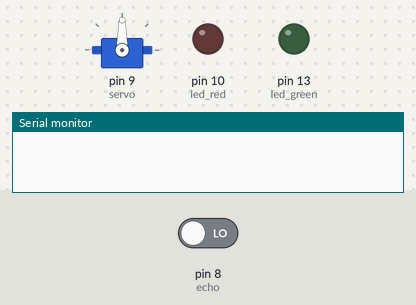
This sketch was run on a simulated Arduino Uno, built with avr-gcc and run on an emulated ATmega328P. Shown: servo, output pins drawn as LEDs (lit = HIGH), the last lines printed to the serial monitor. The inputs (shaded band) are chosen by the test bench; at power-on: pin 8 (echo) LOW. Pins used as bus, display or sensor lines are not drawn.

Above: at 0.1 s.
At 1.3 s:
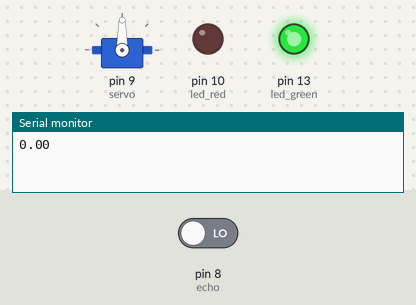
Timing chart, 0 to 2.8 s (numbered marks = the images above):
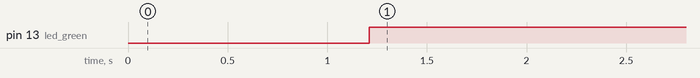

Measured:
- by itself, pin 13 (led_green): LOW → HIGH at 1.2 s

The sketch:

UltrasonicoFernando.ino
```cpp
#include <Servo.h>

Servo servo;

#define trigger 7
#define echo 8  // define cada porta no arduino como cada coisa
float tempoDoEcho = 0;
const float Velocidade_da_luz = 0.00034029; //metro por microsegundo m/us
float distancia = 0;
#define led_green 13
#define led_red 10


void setup() {
  pinMode(trigger,OUTPUT);// define o trigger como saida
  pinMode(echo,INPUT);

  pinMode(led_green,OUTPUT);
  pinMode(led_red,OUTPUT);

  digitalWrite (trigger, LOW);
  Serial.begin(9600);

  servo.attach(9);// liga o servo no pino 9

}

void funcao_gatilho_sensor() //fiz a funcao do gatilho, para o sensor ficar mandando pulsos, void é vazio logo n da return
{
  digitalWrite(trigger,HIGH);
  delay(10);
  digitalWrite(trigger,LOW);
}


float funcao_distancia (float tempoDoEcho)//funcao para calcular distancia, como n é void tem return
{
   float dist = (Velocidade_da_luz*tempoDoEcho)/2;
   return dist*100;
}


void loop()

{
  funcao_gatilho_sensor();
  tempoDoEcho = pulseIn(echo,HIGH);
  distancia = funcao_distancia(tempoDoEcho);
  Serial.println(distancia);
  delay(200);

  if(distancia < 8)
  {
    servo.write (90);
    digitalWrite(led_green,HIGH);
    digitalWrite(led_red,LOW);
    delay(5000);
  }
  else
  {
    servo.write (0);
    digitalWrite(led_green,LOW);
    digitalWrite(led_red,HIGH);
  }
}
```
